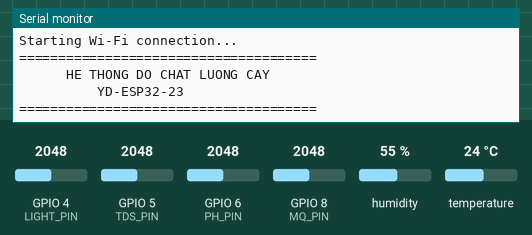
Bench run of a sketch on a simulated ESP32-S3. Shown: the last lines printed to the serial monitor. Inputs (shaded band) come from the test bench; at power-on: humidity 55 %, GPIO 4 (LIGHT_PIN) = 2048, GPIO 5 (TDS_PIN) = 2048, GPIO 6 (PH_PIN) = 2048, GPIO 8 (MQ_PIN) = 2048, temperature 24 °C (analog values on the 0–4095 scale). WiFi joins after 1.5 s; servers stay silent unless stated; uploads are accepted with an empty reply.

Above: at 2.2 s.
2.3 s: humidity set to 22 %
At 3.6 s:
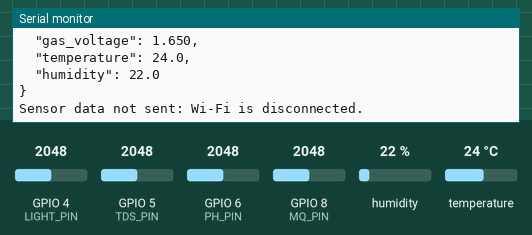
3.9 s: GPIO 4 (LIGHT_PIN) set to 2866
At 5.9 s:
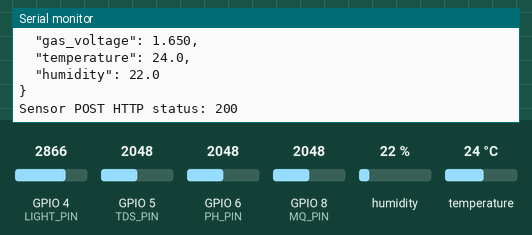
8.1 s: GPIO 5 (TDS_PIN) set to 2866
At 8.61 s:
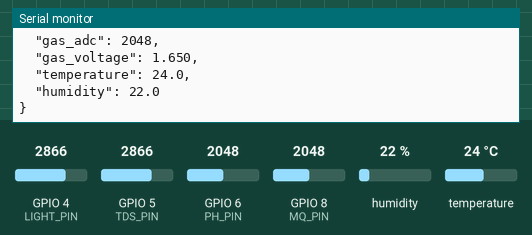
9.6 s: GPIO 6 (PH_PIN) set to 2866
At 11.0 s:
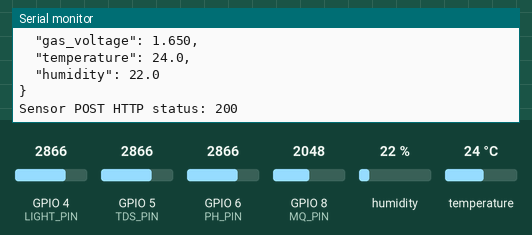
11.1 s: GPIO 8 (MQ_PIN) set to 2866
12.6 s: temperature set to 12 °C
At 14.63 s:
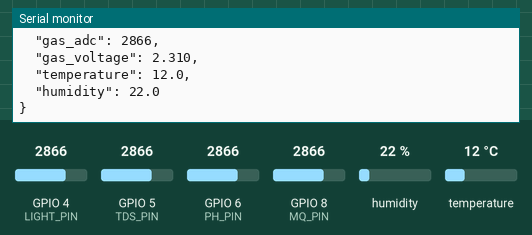

The sketch:

codeKHKT.ino
```cpp
// =====================================================
// YD-ESP32-23 - ĐO ÁNH SÁNG + TDS + pH + MQ GAS + DHT11
// Board: ESP32-S3
// Arduino IDE
// =====================================================

#include "DHT.h"
#include <WiFi.h>
#include <HTTPClient.h>

// Thay YOUR_WIFI_SSID và YOUR_WIFI_PASSWORD bằng thông tin mạng Wi-Fi của bạn.
const char* WIFI_SSID = "YOUR_WIFI_SSID";
const char* WIFI_PASSWORD = "YOUR_WIFI_PASSWORD";

// Thay IP_MAY_TINH bằng IPv4 của máy tính chạy server (không dùng localhost).
const char* serverUrl = "http://IP_MAY_TINH:3000/api/sensor";
const unsigned long SENSOR_INTERVAL_MS = 2000;
const unsigned long WIFI_RETRY_INTERVAL_MS = 10000;
unsigned long lastSensorReadAt = 0;
unsigned long lastWiFiAttemptAt = 0;

// ---------------- PIN CẢM BIẾN ----------------

#define LIGHT_PIN 4
#define TDS_PIN   5
#define PH_PIN    6

#define DHT_PIN   7
#define MQ_PIN    8


// ---------------- DHT11 ----------------

#define DHTTYPE DHT11

DHT dht(DHT_PIN, DHTTYPE);

void maintainWiFiConnection() {
  if (WiFi.status() == WL_CONNECTED) {
    return;
  }

  unsigned long now = millis();
  if (now - lastWiFiAttemptAt >= WIFI_RETRY_INTERVAL_MS) {
    Serial.println("Wi-Fi disconnected; retrying connection...");
    WiFi.begin(WIFI_SSID, WIFI_PASSWORD);
    lastWiFiAttemptAt = now;
  }
}

void postSensorData(
  float lightADC,
  float lightVoltage,
  float tdsADC,
  float tdsVoltage,
  float phADC,
  float phVoltage,
  float phValue,
  float gasADC,
  float gasVoltage,
  float temperature,
  float humidity
) {
  if (WiFi.status() != WL_CONNECTED) {
    Serial.println("Sensor data not sent: Wi-Fi is disconnected.");
    return;
  }

  String payload = "{";
  payload += "\"light_adc\":" + String(lightADC, 0);
  payload += ",\"light_voltage\":" + String(lightVoltage, 3);
  payload += ",\"tds_adc\":" + String(tdsADC, 0);
  payload += ",\"tds_voltage\":" + String(tdsVoltage, 3);
  payload += ",\"ph_adc\":" + String(phADC, 0);
  payload += ",\"ph_voltage\":" + String(phVoltage, 3);
  payload += ",\"ph\":" + String(phValue, 2);
  payload += ",\"gas_adc\":" + String(gasADC, 0);
  payload += ",\"gas_voltage\":" + String(gasVoltage, 3);

  if (!isnan(temperature)) {
    payload += ",\"temperature\":" + String(temperature, 1);
  }
  if (!isnan(humidity)) {
    payload += ",\"humidity\":" + String(humidity, 1);
  }
  payload += "}";

  HTTPClient http;
  http.setTimeout(1500);
  if (!http.begin(serverUrl)) {
    Serial.println("Sensor POST failed: invalid server URL.");
    return;
  }

  http.addHeader("Content-Type", "application/json");
  int responseCode = http.POST(payload);
  if (responseCode > 0) {
    Serial.print("Sensor POST HTTP status: ");
    Serial.println(responseCode);
  } else {
    Serial.print("Sensor POST failed: ");
    Serial.println(http.errorToString(responseCode));
  }
  http.end();
}


// ---------------- ADC ----------------

#define ADC_MAX 4095.0
#define ADC_VOLTAGE 3.3


// ---------------- pH ----------------

// Giá trị mặc định tham khảo.
// Cần hiệu chuẩn lại bằng dung dịch chuẩn pH.

#define PH_NEUTRAL_VOLTAGE 2.50
#define PH_SLOPE 0.18


// =====================================================
// SETUP
// =====================================================

void setup() {

  Serial.begin(115200);

  delay(1000);

  WiFi.mode(WIFI_STA);
  WiFi.setAutoReconnect(true);
  WiFi.begin(WIFI_SSID, WIFI_PASSWORD);
  lastWiFiAttemptAt = millis();
  Serial.println("Starting Wi-Fi connection...");

  // Độ phân giải ADC của ESP32-S3
  analogReadResolution(12);

  // Khởi động DHT11
  dht.begin();

  Serial.println();
  Serial.println("======================================");
  Serial.println("      HE THONG DO CHAT LUONG CAY");
  Serial.println("          YD-ESP32-23");
  Serial.println("======================================");
  Serial.println();

}


// =====================================================
// ĐỌC ĐIỆN ÁP ADC
// =====================================================

float readVoltage(int pin) {

  int adcValue = analogRead(pin);

  float voltage = (adcValue * ADC_VOLTAGE) / ADC_MAX;

  return voltage;
}


// =====================================================
// ĐỌC GIÁ TRỊ TRUNG BÌNH ADC
// =====================================================

float readAverageADC(int pin, int samples) {

  long total = 0;

  for (int i = 0; i < samples; i++) {

    total += analogRead(pin);

    delay(5);
  }

  return (float)total / samples;
}


// =====================================================
// TÍNH pH
// =====================================================

float calculatePH(float voltage) {

  float phValue =
    7.0 + ((PH_NEUTRAL_VOLTAGE - voltage) / PH_SLOPE);

  return phValue;
}


// =====================================================
// LOOP
// =====================================================

void loop() {

  maintainWiFiConnection();

  unsigned long now = millis();
  if (now - lastSensorReadAt < SENSOR_INTERVAL_MS) {
    return;
  }
  lastSensorReadAt = now;

  // ---------------------------------------------------
  // 1. CẢM BIẾN ÁNH SÁNG
  // ---------------------------------------------------

  float lightADC = readAverageADC(LIGHT_PIN, 20);

  float lightVoltage =
    (lightADC * ADC_VOLTAGE) / ADC_MAX;


  // ---------------------------------------------------
  // 2. CẢM BIẾN TDS
  // ---------------------------------------------------

  float tdsADC = readAverageADC(TDS_PIN, 20);

  float tdsVoltage =
    (tdsADC * ADC_VOLTAGE) / ADC_MAX;


  // ---------------------------------------------------
  // 3. CẢM BIẾN pH PH4502C
  // ---------------------------------------------------

  float phADC = readAverageADC(PH_PIN, 20);

  float phVoltage =
    (phADC * ADC_VOLTAGE) / ADC_MAX;

  float phValue =
    calculatePH(phVoltage);


  // ---------------------------------------------------
  // 4. CẢM BIẾN MQ GAS
  // ---------------------------------------------------

  float gasADC = readAverageADC(MQ_PIN, 20);

  float gasVoltage =
    (gasADC * ADC_VOLTAGE) / ADC_MAX;


  // ---------------------------------------------------
  // 5. CẢM BIẾN DHT11
  // ---------------------------------------------------

  float humidity = dht.readHumidity();

  float temperature = dht.readTemperature();


  // ---------------------------------------------------
  // 6. KIỂM TRA DHT11
  // ---------------------------------------------------

  if (isnan(humidity) || isnan(temperature)) {

    Serial.println("Loi: Khong doc duoc du lieu DHT11");

  }


  // ---------------------------------------------------
  // 7. HIỂN THỊ KẾT QUẢ
  // ---------------------------------------------------

  Serial.println("------------- KET QUA DO -------------");


  Serial.print("ANH SANG | ADC: ");
  Serial.print(lightADC, 0);
  Serial.print(" | Dien ap: ");
  Serial.print(lightVoltage, 3);
  Serial.println(" V");


  Serial.print("TDS      | ADC: ");
  Serial.print(tdsADC, 0);
  Serial.print(" | Dien ap: ");
  Serial.print(tdsVoltage, 3);
  Serial.println(" V");


  Serial.print("pH       | ADC: ");
  Serial.print(phADC, 0);
  Serial.print(" | Dien ap: ");
  Serial.print(phVoltage, 3);
  Serial.print(" V | pH: ");
  Serial.println(phValue, 2);


  Serial.print("GAS      | ADC: ");
  Serial.print(gasADC, 0);
  Serial.print(" | Dien ap: ");
  Serial.print(gasVoltage, 3);
  Serial.println(" V");


  if (!isnan(humidity) && !isnan(temperature)) {

    Serial.print("NHIET DO  | ");
    Serial.print(temperature, 1);
    Serial.println(" °C");

    Serial.print("DO AM     | ");
    Serial.print(humidity, 1);
    Serial.println(" %");

  }


  Serial.println("---------------------------------------");


  // ---------------------------------------------------
  // 8. DỮ LIỆU JSON CHO RASPBERRY PI
  // ---------------------------------------------------

  Serial.println("{");

  Serial.print("  \"light_adc\": ");
  Serial.print(lightADC, 0);
  Serial.println(",");

  Serial.print("  \"light_voltage\": ");
  Serial.print(lightVoltage, 3);
  Serial.println(",");

  Serial.print("  \"tds_adc\": ");
  Serial.print(tdsADC, 0);
  Serial.println(",");

  Serial.print("  \"tds_voltage\": ");
  Serial.print(tdsVoltage, 3);
  Serial.println(",");

  Serial.print("  \"ph_adc\": ");
  Serial.print(phADC, 0);
  Serial.println(",");

  Serial.print("  \"ph_voltage\": ");
  Serial.print(phVoltage, 3);
  Serial.println(",");

  Serial.print("  \"ph\": ");
  Serial.print(phValue, 2);
  Serial.println(",");

  Serial.print("  \"gas_adc\": ");
  Serial.print(gasADC, 0);
  Serial.println(",");

  Serial.print("  \"gas_voltage\": ");
  Serial.print(gasVoltage, 3);
  Serial.println(",");

  if (!isnan(temperature)) {

    Serial.print("  \"temperature\": ");
    Serial.print(temperature, 1);
    Serial.println(",");

  }

  if (!isnan(humidity)) {

    Serial.print("  \"humidity\": ");
    Serial.print(humidity, 1);

  }

  Serial.println();

  Serial.println("}");

  Serial.println();

  postSensorData(
    lightADC,
    lightVoltage,
    tdsADC,
    tdsVoltage,
    phADC,
    phVoltage,
    phValue,
    gasADC,
    gasVoltage,
    temperature,
    humidity
  );
}
```

Measured:
- after the input at 2.3 s, the serial monitor: prints a new line after 0.15 s (image 1)
- after the input at 3.9 s, the serial monitor: prints a new line after 0.51 s (image 2)
- after the input at 8.1 s, the serial monitor: prints a new line after 0.31 s (image 3)
- after the input at 9.6 s, the serial monitor: prints a new line after 0.84 s (image 4)
- after the input at 12.6 s, the serial monitor: prints a new line after 1.8 s (image 5)
